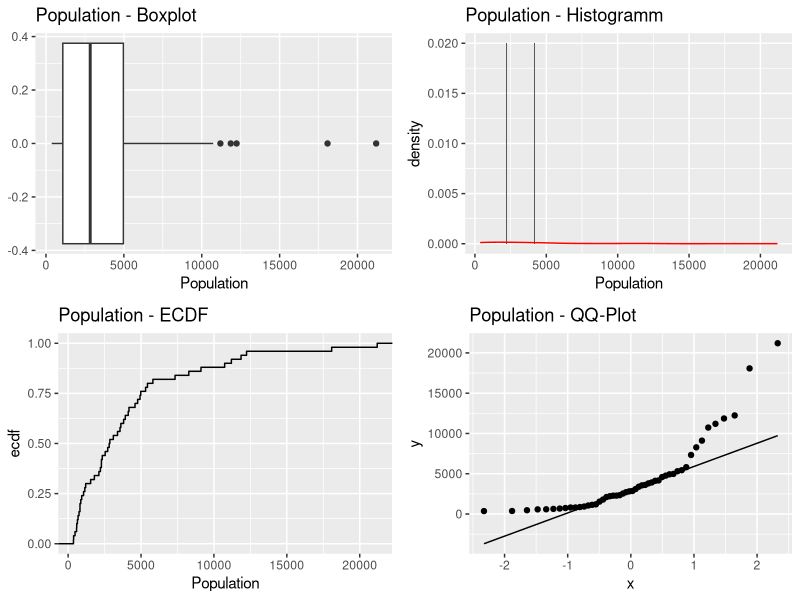
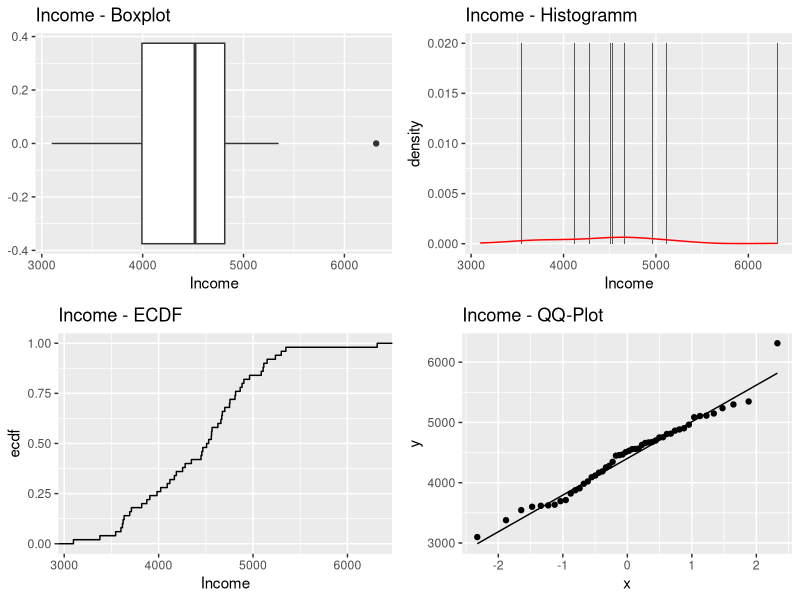
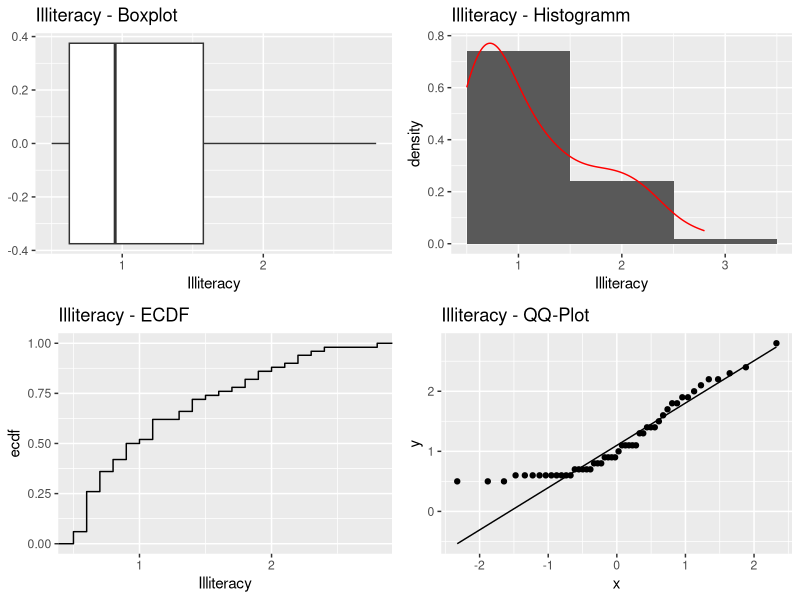
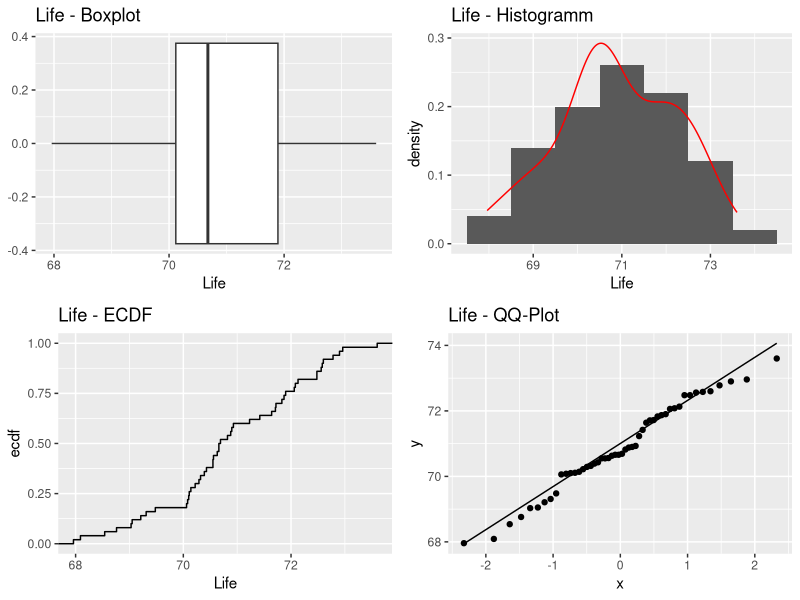
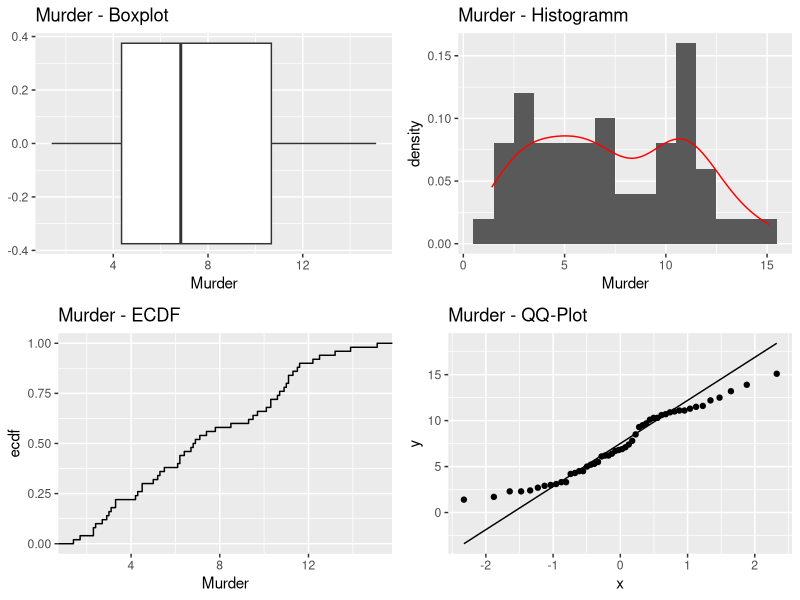

Reproduce these figures in R, in order.
## ---- chunk 1
knitr::opts_chunk$set(echo = TRUE)
## ---- chunk 2
summary(state.x77)
## ---- chunk 3
median(state.x77[,"Population"])
## ---- chunk 4
mean(state.x77[,"Population"])
## ---- chunk 5
IQR(state.x77[,"Population"])
## ---- chunk 6
round(sd(state.x77[,"Population"]),2)
## ---- chunk 7
median(state.x77[,"Income"])
## ---- chunk 8
mean(state.x77[,"Income"])
## ---- chunk 9
IQR(state.x77[,"Income"])
## ---- chunk 10
round(sd(state.x77[,"Income"]),2)
## ---- chunk 11
median(state.x77[,"Illiteracy"])
## ---- chunk 12
mean(state.x77[,"Illiteracy"])
## ---- chunk 13
IQR(state.x77[,"Illiteracy"])
## ---- chunk 14
round(sd(state.x77[,"Illiteracy"]),2)
## ---- chunk 15
median(state.x77[,"Life Exp"])
## ---- chunk 16
mean(state.x77[,"Life Exp"])
## ---- chunk 17
IQR(state.x77[,"Life Exp"])
## ---- chunk 18
round(sd(state.x77[,"Life Exp"]),2)
## ---- chunk 19
median(state.x77[,"Murder"])
## ---- chunk 20
mean(state.x77[,"Murder"])
## ---- chunk 21
IQR(state.x77[,"Murder"])
## ---- chunk 22
round(sd(state.x77[,"Murder"]),2)
## ---- chunk 23
library(ggplot2)
library(gridExtra)

df <- as.data.frame(state.x77)

names(df)[4] <- "Life" 

vars <- c("Population", "Income", "Illiteracy", "Life", "Murder")

plot_matrix <- function(df, var) {
  
  # Boxplot
  p1 <- ggplot(df, aes_string(x = var)) + 
    geom_boxplot() + 
    ggtitle(paste(var, "- Boxplot"))

  # Histogramm
  p2 <- ggplot(df, aes_string(x = var)) + 
    geom_histogram(aes(y = after_stat(density)), binwidth = 1) + 
    geom_density(col = "red") +
    ggtitle(paste(var, "- Histogramm"))

  # ECDF
  p3 <- ggplot(df, aes_string(x = var)) + 
    stat_ecdf(geom = "step") +
    ggtitle(paste(var, "- ECDF"))

  # QQ-Plot
  p4 <- ggplot(df, aes_string(sample = var)) + 
    stat_qq() +
    stat_qq_line() +
    ggtitle(paste(var, "- QQ-Plot"))

  
  grid.arrange(p1, p2, p3, p4, nrow = 2)
}

for (var in vars) {
  plot_matrix(df, var)
}
